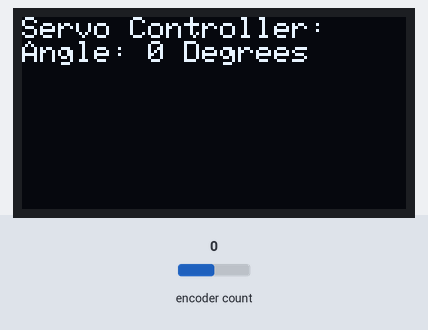
This sketch was run on a simulated Arduino Uno, built with avr-gcc and run on an emulated ATmega328P. On the bench: 128×64 one-colour display. The test bench sets the inputs (shaded band); at power-on: encoder count 0. What the sketch prints to the serial monitor is not drawn.

Above: at 1.2 s.
1.3 s: encoder count set to 1
At 1.33 s:
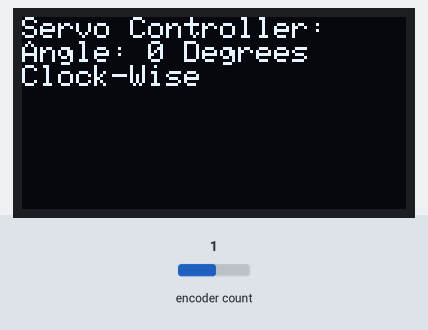
2.8 s: encoder count set to 0
At 2.84 s:
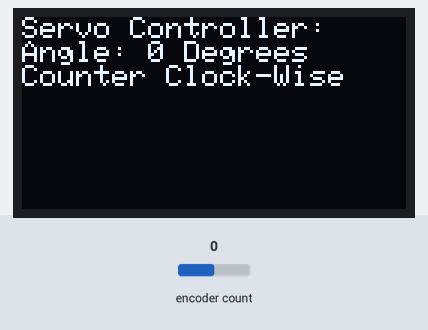
Timing chart, 0 to 5.8 s (numbered marks = the images above; inputs shaded):
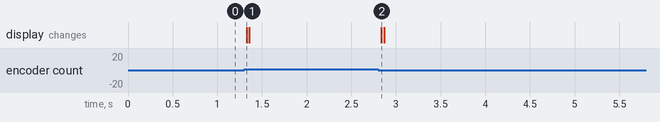

The sketch:

servo_controller_test_code.ino
```cpp
#include <Wire.h>

//For Encoder
#include <SimpleRotary.h>
// Pin A, Pin B, Button Pin
SimpleRotary rotary(2,3,4);
int angle = 0;

//For screen
#include <Adafruit_SSD1306.h>
#define SCREEN_WIDTH 128 // OLED display width, in pixels
#define SCREEN_HEIGHT 64 // OLED display height, in pixels
#define OLED_RESET     -1 // Reset pin # (or -1 if sharing Arduino reset pin)(1 disables blink)
#define SCREEN_ADDRESS 0x3C ///< See datasheet for Address; 0x3D for 128x64, 0x3C for 128x32
Adafruit_SSD1306 display(SCREEN_WIDTH, SCREEN_HEIGHT, &Wire, OLED_RESET);

void setup() {

  Serial.begin(9600);

  //For Screen
  display.begin(SSD1306_SWITCHCAPVCC, SCREEN_ADDRESS);
  display.clearDisplay(); //Clear display
  display.setTextSize(1);             // Normal 1:1 pixel scale
  display.setTextColor(SSD1306_WHITE);        // Draw white text, required
}


void loop() {
  screen();
  encoder(); //may requires library interrupts, display may have delays?
  display.display(); //update display, delays the encoder for some reason, remove to speed it up.
}

void screen(){
// Stuff for Display
  display.clearDisplay(); //Clear display
  display.setCursor(0,0);  // Start at top-left corner
  display.println(F("Servo Controller: ")); //prints text on same line
  display.print(F("Angle: ")); //prints text on same line
  display.print(angle); //prints new line
  display.println(" Degrees"); //prints new line
//  display.display(); //prints display
}

void encoder(){
    byte i; // 0 = not turning, 1 = CW, 2 = CCW
  i = rotary.rotate();
    if ( i == 1 ) {
    Serial.println("Clock-Wise");  //prints in terminal
    display.println("Clock-Wise"); //prints new line
  }
  if ( i == 2 ) {
    Serial.println("Counter Clock-Wise"); //prints in terminal
    display.println("Counter Clock-Wise"); //prints new line
  }
}
```

Measured:
- after the input at 1.3 s, the display: changes at once (image 1)
- after the input at 2.8 s, the display: changes at once (image 2)
